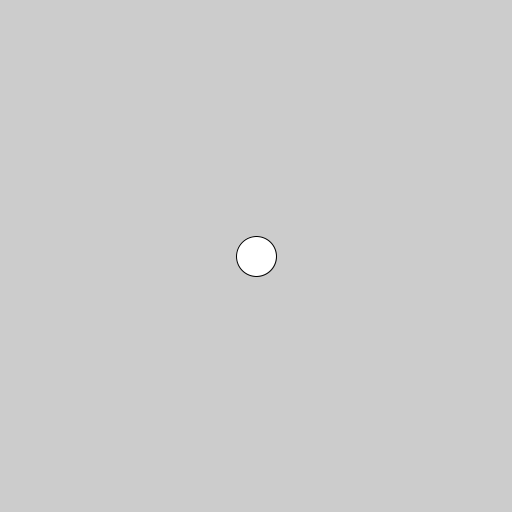
Frame 1 (no input)
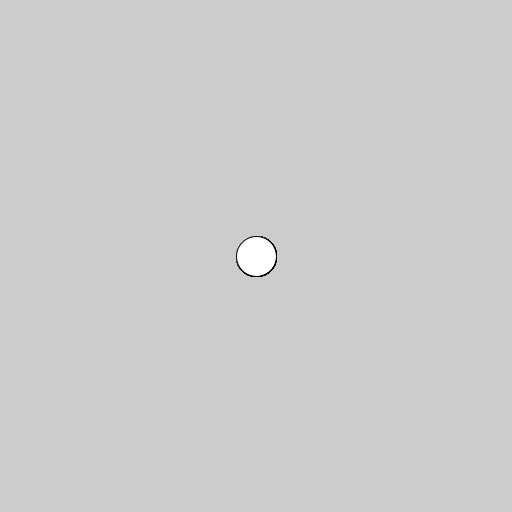
Frame 60 (the mouse pressed at the canvas centre just before this capture)
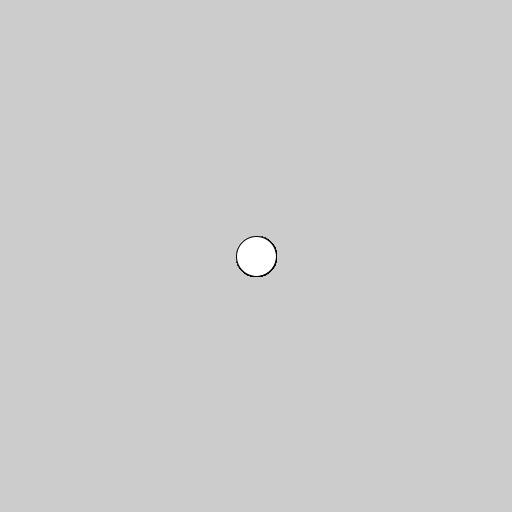
Frame 120 (the mouse held since frame 60 and released just before this capture)

The Processing sketch that drew these frames (run headless with seeded random() and noise(); from frame 60 on, the mouse is pressed at the canvas centre):

// Processing sketch: Vector_example_03
// ── Vector_example_03.pde
float x,y;

float vx,vy;

void setup(){
  size(512,512);
  x = width/2;
  y = height/2;
}

void draw(){
  //background(40);

  //  adding two vectors
  x += vx;
  y += vy;

  vx *= 0.94;
  vy *= 0.94;

  if(mousePressed){
    vx += (mouseX-x) * 0.1;
    vy += (mouseY-y) * 0.1;
  }


  fill( 255 );
  ellipse(x, y, 40, 40);

}

void mousePressed() {
}
